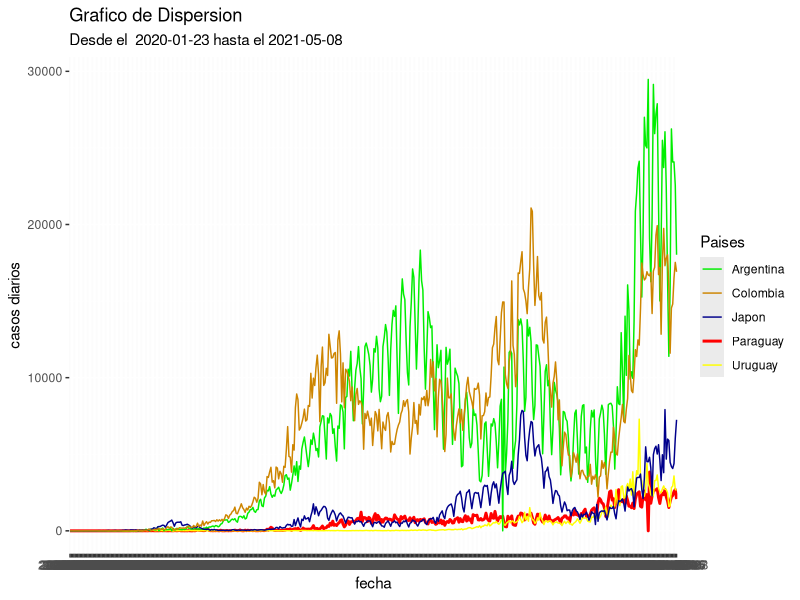

Write R code to recreate this figure.
# library for nlargest equivalent, maxn
library(doBy)
# library to plot
library(ggplot2)

# Read the file
data <- read.csv("total_cases.csv")
# remove unused columns
data <- subset(data, select= -c(World, European.Union, Europe, Asia, North.America, South.America, Africa, Oceania))
# remove date
df_total_cases <- subset(data, select= -date)
# get subset dataframe for last row (last date)
df_total_cases <- tail(df_total_cases, n=1)
df_total_cases <- t(df_total_cases)
colnames(df_total_cases) <- 'Pais'
#extract py value
py_value <- df_total_cases['Paraguay',1]
py <- data.frame( Casos=py_value, row.names='Paraguay' )


    ##### 4 smallest countries + py ######

# get 4 samllest
df_smallest_cases <- df_total_cases[which.minn(df_total_cases,4),]
# insert in a dataframe structure
df_smallest_cases <- data.frame( Casos=df_smallest_cases )
#append py
df_smallest_cases <- rbind(df_smallest_cases,py)
print('Los 4 países con menores valores de total de casos positivos. + Py')
print(df_smallest_cases)



    ##### 4 largest countries + py ######


# get 4 largest
df_higher_cases <- df_total_cases[which.maxn(df_total_cases,4),]
# insert in a dataframe structure
df_higher_cases <- data.frame( Casos=df_higher_cases )
#append py
df_higher_cases <- rbind(df_higher_cases,py)
print('Los 4 países con mayores valores de total de casos positivos. + Py')
print(df_higher_cases)


    ##### cases per million section ######

# read csv
locations <- read.csv("locations.csv")
#deal with caracters in csv, so names are the same in the two dataframes
locations$location <- gsub(' ', '.', locations$location)
locations$location <- gsub('\'', '.', locations$location)
locations$location <- gsub('-', '.', locations$location)
locations$location <- gsub('[()]', '.', locations$location)
# merge, common data is country names so rownames in df_total_cases is same as location column in locations,
df_merge <- merge(x=df_total_cases, y=locations, by.x="row.names", by.y="location")
# new df with cases per million rounded, every country total cases from last late and his population
df_cases_per_million <- data.frame( row.names=rownames(df_total_cases), Casos= round (df_merge$Pais*1000000/df_merge$population) )
#extract py value
py_value_per_million <- df_cases_per_million['Paraguay',1]
py_per_million <- data.frame( Casos=py_value_per_million, row.names='Paraguay' )



    ##### 4 largest cases per million + py ######

# get nlargest indexes
sorted <- which.maxn(df_cases_per_million[,'Casos'],4)
# make dataframe
df_cases <- data.frame( Casos=df_cases_per_million[sorted,1] ,row.names = rownames(df_cases_per_million)[sorted] )
# append py
df_cases <- rbind(df_cases,py_per_million)
print('los 4 países con mayores casos positivos por millón de habitantes. + Py')
print(df_cases)



    ##### 4 smallest cases per million + py ######


sorted <- which.minn(df_cases_per_million[,'Casos'],4)
df_cases <- data.frame( Casos=df_cases_per_million[sorted,1] ,row.names = rownames(df_cases_per_million)[sorted] )
df_cases <- rbind(df_cases,py_per_million)
print('los 4 países con menores casos positivos por millón de habitantes. + Py')
print(df_cases)



    ##### Ejercicio e , last 10 days average all countries ######


df_average <- subset(data, select= -date)
df_average <- tail(df_average, n=11)
#apply diff function(to get cases per day) to all columns , margin = 1 is loop over rows, na.rm is to not count null
df_average <- apply(df_average,2,diff,na.rm=TRUE)
# mean and round
df_average <- apply(df_average,2,mean,na.rm=TRUE)
df_average <- sapply(df_average, round)
# make it dataframe structure
df_average <- data.frame( df_average )
# rename column name
colnames(df_average) <- 'Promedio diario de casos'
print('Promedio diario de casos positivos de los últimos 10 días de todos los países.')
print(head(df_average))



    ##### Ejercicio f , correlation cases per day ######



# last 15 rows cases per day
df_for_corr <- subset(data, select= -date)
df_for_corr <- tail(df_for_corr, n=16)
# get cases per day
df_for_corr <- data.frame(diff(as.matrix(df_for_corr)))
# define new dataframe with colnames loaded
df_corr <- data.frame(matrix(ncol = ncol(df_for_corr), nrow = 1))
colnames(df_corr) <- colnames(df_for_corr)
# correlation function per each column, default method is pearson, complete.obs to not computate null values
for (i in colnames(df_for_corr)){
    # temp is matrix[1,1]
    temp <- cor(df_for_corr[i],df_for_corr$Paraguay, use='complete.obs')
    df_corr[i] <- temp[1]
}
df_corr <- t(df_corr)
# colnames(df_corr) <- 'Correlacion con respecto a paraguay'
#order with ascending order, order returns indexes sorted , dataframe is not sorted
indexes <- order(df_corr, decreasing=TRUE)
# select the first 11 sorted indexes, cause paraguay will be 1st
corr_number <- 11
indexes <- indexes[1:corr_number]
# select sorted rows trough indexes, same to row names
df_corr <- data.frame( Correlacion=df_corr[indexes,1] ,row.names = rownames(df_corr)[indexes] )
print('Los países que tienen la mayor correlación en los últimos 15 días, con respecto a Paraguay.')
print(tail(df_corr,10))



    ##### Ejercicio g , grafico ######

print('Grafico')
# raw data
df_plot <- data
# move date to another dataframe
df_date <- subset(data, select= date)
# delete first date, cause when performing diff the first row is deleted, drop=FALSE is to maintain dataframe structure
df_date <- df_date[-c(1),,drop=FALSE]
arr <- c('Paraguay', 'Uruguay', 'Argentina', 'Japan', 'Colombia')
# get specific columns
df_plot <- subset(data, select= arr)
# get cases per day, diff funct
df_plot <- data.frame(diff(as.matrix(df_plot)))
#add date column
df_plot$date <- df_date$date
#replace NA with 0
df_plot[is.na(df_plot)] <- 0
#For line graphs, the data points must be grouped so that it knows which points to connect.
# In this case, it is simple -- all points should be connected, so group=1.
date <- paste('Desde el ', head(df_plot$date,1) , 'hasta el' , tail(df_plot$date,1) )
ggplot(data=df_plot)+
  geom_line(mapping=aes(x=date, y=Paraguay, color="Paraguay",group=1),size=1 ) +
  geom_line(mapping=aes(x=date, y=Uruguay, color="Uruguay", group=1)) +
  geom_line(mapping=aes(x=date, y=Argentina, color="Argentina", group=1)) +
  geom_line(mapping=aes(x=date, y=Japan, color="Japon", group=1)) +
  geom_line(mapping=aes(x=date, y=Colombia, color="Colombia", group=1)) +
  scale_color_manual(values = c(
    'Paraguay' = 'red',
    'Uruguay' = 'yellow',
    'Argentina' = 'green2',
    'Japon' = 'blue4',
    'Colombia' = 'orange3'
    )) +
  labs(color = 'Paises', title = 'Grafico de Dispersion', subtitle = date) +
  labs(x = 'fecha', y = 'casos diarios')